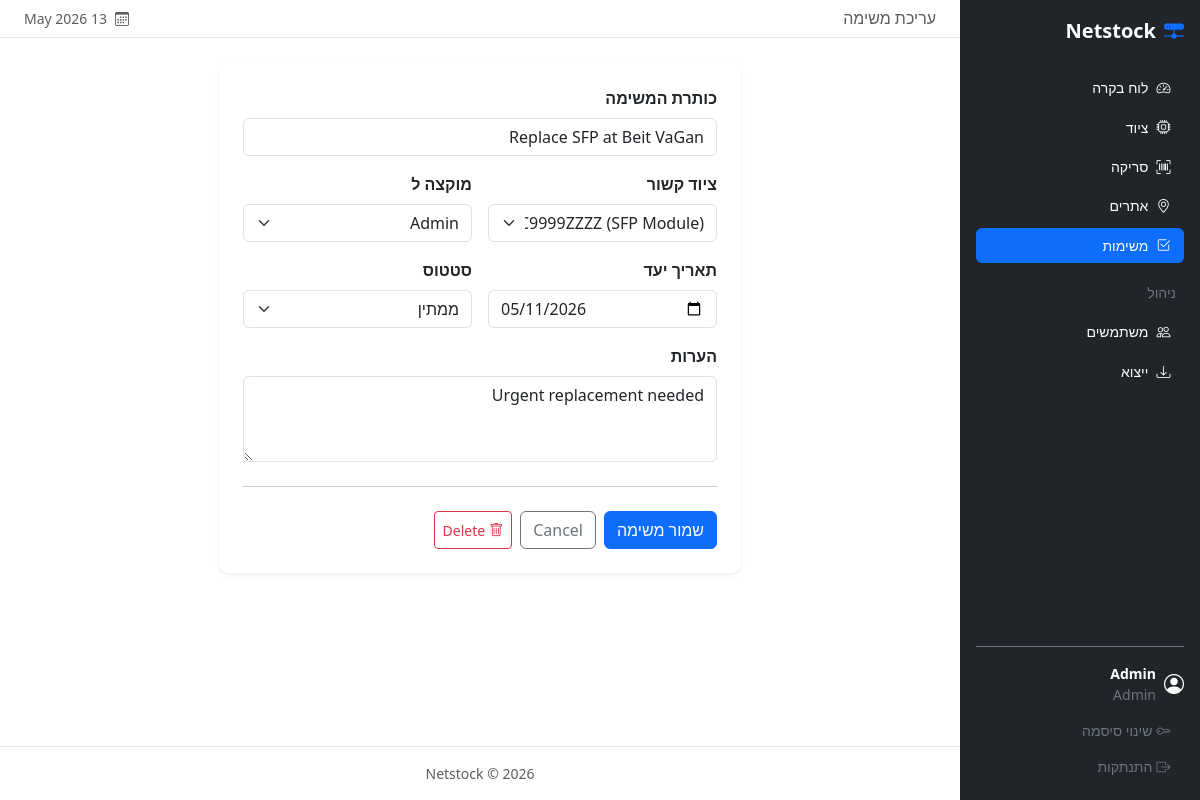
Screenshot of /tasks/1/edit (signed in) with the database file from the repository.
### app/models/user.py (models this page shows, shortened)
class User(UserMixin, db.Model):
    __tablename__ = 'users'
    id = db.Column(db.Integer, primary_key=True)
    name = db.Column(db.String(100), nullable=False)
    email = db.Column(db.String(150), unique=True, nullable=False)
    password_hash = db.Column(db.String(255), nullable=False)
    role = db.Column(db.Enum('admin', 'technician', 'viewer', name='user_role'),
                     nullable=False, default='technician')
    created_at = db.Column(db.DateTime, default=datetime.utcnow)
    assigned_assets = db.relationship('Asset', foreign_keys='Asset.assigned_to_id',
                                      backref='assignee', lazy='dynamic')
    events = db.relationship('AssetEvent', backref='performed_by_user', lazy='dynamic')
    tasks = db.relationship('Task', backref='assignee', lazy='dynamic')
    @property
    def is_admin(self):
        return self.role == 'admin'

### app/models/task.py (models this page shows, shortened)
class Task(db.Model):
    __tablename__ = 'tasks'
    STATUSES = ['pending', 'in_progress', 'done']
    STATUS_LABELS = {
        'pending': 'ממתין',
        'in_progress': 'בביצוע',
        'done': 'הושלם',
    }
    STATUS_COLORS = {
        'pending': 'warning',
        'in_progress': 'primary',
        'done': 'success',
    }
    id = db.Column(db.Integer, primary_key=True)
    title = db.Column(db.String(255), nullable=False)
    asset_id = db.Column(db.Integer, db.ForeignKey('assets.id'), nullable=True)
    assigned_to_id = db.Column(db.Integer, db.ForeignKey('users.id'), nullable=True)
    due_date = db.Column(db.Date, nullable=True)
    status = db.Column(
        db.Enum(*STATUSES, name='task_status'),
        nullable=False,
        default='pending'
    )
    notes = db.Column(db.Text)
    created_at = db.Column(db.DateTime, default=datetime.utcnow)

### app/routes/tasks.py (the view, shortened to what this page needs)
@tasks_bp.route('/<int:id>/edit', methods=['GET', 'POST'])
@login_required
def edit(id):
    task = Task.query.get_or_404(id)
    form = TaskForm(obj=task)
    form.populate_choices()
    return render_template('tasks/form.html', form=form, task=task, title='עריכת משימה')

### app/routes/tasks.py
class TaskForm(FlaskForm):
    title = StringField('כותרת המשימה', validators=[DataRequired(), Length(max=255)])
    asset_id = SelectField('ציוד קשור', coerce=int, validators=[Optional()])
    assigned_to_id = SelectField('מוקצה ל', coerce=int, validators=[Optional()])
    due_date = DateField('תאריך יעד', validators=[Optional()])
    status = SelectField('סטטוס', choices=[
        ('pending', 'ממתין'),
        ('in_progress', 'בביצוע'),
        ('done', 'הושלם'),
    ])
    notes = TextAreaField('הערות', validators=[Optional()])
    submit = SubmitField('שמור משימה')
    def populate_choices(self):
        self.asset_id.choices = _asset_choices()
        self.assigned_to_id.choices = _user_choices()

### app/models/user.py (called while the page is built)
@login_manager.user_loader
def load_user(user_id):
    return User.query.get(int(user_id))

### app/routes/tasks.py (called while the page is built)
def _asset_choices():
    assets = Asset.query.order_by(Asset.serial_number).all()
    return [(0, '— None —')] + [(a.id, f'{a.serial_number}  ({a.asset_type.name if a.asset_type else "?"})') for a in assets]

def _user_choices(include_none=True):
    users = User.query.order_by(User.name).all()
    base = [(0, '— None —')] if include_none else []
    return base + [(u.id, u.name) for u in users]

### app/templates/tasks/form.html (shortened to what this page needs)
{% extends 'base.html' %}
{% block page_title %}{{ title }}{% endblock %}
{% block content %}
<div class="row justify-content-center">
  <div class="col-lg-7">
    <div class="card border-0 shadow-sm">
      <div class="card-body p-4">
        <form method="POST" novalidate>
          <div class="mb-3">
            {{ form.title.label(class="form-label fw-semibold") }}
            {{ form.title(class="form-control" + (" is-invalid" if form.title.errors else ""),
                          placeholder="e.g. Replace SFP at Beit VaGan rack 3") }}
          </div>
          <div class="row g-3">
            <div class="col-md-6">
              {{ form.asset_id.label(class="form-label fw-semibold") }}
              {{ form.asset_id(class="form-select") }}
            </div>
            <div class="col-md-6">
              {{ form.assigned_to_id.label(class="form-label fw-semibold") }}
              {{ form.assigned_to_id(class="form-select") }}
            </div>
            <div class="col-md-6">
              {{ form.due_date.label(class="form-label fw-semibold") }}
              {{ form.due_date(class="form-control", type="date") }}
            </div>
            <div class="col-md-6">
              {{ form.status.label(class="form-label fw-semibold") }}
              {{ form.status(class="form-select") }}
            </div>
            <div class="col-12">
              {{ form.notes.label(class="form-label fw-semibold") }}
              {{ form.notes(class="form-control", rows=3, placeholder="Optional details…") }}
            </div>
          </div>
          <hr class="my-4">
          <div class="d-flex gap-2">
            {{ form.submit(class="btn btn-primary") }}
            <a href="{{ url_for('tasks.list_tasks') }}" class="btn btn-outline-secondary">Cancel</a>
            {% if task and current_user.is_admin %}
            <form method="POST" action="{{ url_for('tasks.delete', id=task.id) }}" class="ms-auto"
                  onsubmit="return confirm('Delete this task?')">
              <button type="submit" class="btn btn-outline-danger btn-sm">
                <i class="bi bi-trash me-1"></i>Delete
              </button>
            </form>
            {% endif %}
          </div>
        </form>
      </div>
    </div>
  </div>
</div>
{% endblock %}

### app/templates/base.html (shortened to what this page needs)
<!DOCTYPE html>
<html lang="he" dir="rtl">
<head>
  <link rel="stylesheet" href="https://cdn.jsdelivr.net/npm/bootstrap@5.3.3/dist/css/bootstrap.rtl.min.css" />
  <link rel="stylesheet" href="https://cdn.jsdelivr.net/npm/bootstrap-icons@1.11.3/font/bootstrap-icons.min.css" />
  <link rel="stylesheet" href="{{ url_for('static', filename='css/style.css') }}" />
</head>
<body>
<div class="d-flex">
  <nav id="sidebar" class="bg-dark text-white d-flex flex-column p-3">
    <a href="{{ url_for('main.dashboard') }}" class="navbar-brand text-white fw-bold fs-5 mb-4 d-flex align-items-center gap-2">
      <i class="bi bi-hdd-network-fill text-primary"></i> Netstock
    </a>
    <ul class="nav nav-pills flex-column gap-1 flex-grow-1">
      <li class="nav-item">
        <a href="{{ url_for('main.dashboard') }}"
           class="nav-link text-white {% if request.endpoint == 'main.dashboard' %}active{% endif %}">
          <i class="bi bi-speedometer2 me-2"></i>לוח בקרה
        </a>
      </li>
      <li class="nav-item">
        <a href="{{ url_for('assets.list_assets') }}"
           class="nav-link text-white {% if request.blueprint == 'assets' %}active{% endif %}">
          <i class="bi bi-cpu me-2"></i>ציוד
        </a>
      </li>
      <li class="nav-item">
        <a href="{{ url_for('scan.index') }}" class="nav-link text-white {% if request.blueprint == 'scan' %}active{% endif %}">
          <i class="bi bi-upc-scan me-2"></i>סריקה
        </a>
      </li>
      <li class="nav-item">
        <a href="{{ url_for('sites.list_sites') }}"
           class="nav-link text-white {% if request.blueprint == 'sites' %}active{% endif %}">
          <i class="bi bi-geo-alt me-2"></i>אתרים
        </a>
      </li>
      <li class="nav-item">
        <a href="{{ url_for('tasks.list_tasks') }}" class="nav-link text-white {% if request.blueprint == 'tasks' %}active{% endif %}">
          <i class="bi bi-check2-square me-2"></i>משימות
        </a>
      </li>
      {% if current_user.is_admin %}
      <li class="nav-item mt-2">
        <span class="nav-link text-secondary small text-uppercase px-2">ניהול</span>
      </li>
      <li class="nav-item">
        <a href="{{ url_for('admin.users') }}"
           class="nav-link text-white {% if request.endpoint == 'admin.users' or request.endpoint == 'admin.new_user' or request.endpoint == 'admin.edit_user' %}active{% endif %}">
          <i class="bi bi-people me-2"></i>משתמשים
        </a>
      </li>
      <li class="nav-item">
        <a href="{{ url_for('admin.export') }}"
           class="nav-link text-white {% if request.endpoint == 'admin.export' %}active{% endif %}">
          <i class="bi bi-download me-2"></i>ייצוא
        </a>
      </li>
      {% endif %}
    </ul>
    <div class="mt-auto border-top border-secondary pt-3">
      <div class="d-flex align-items-center gap-2 mb-2 small text-secondary">
        <i class="bi bi-person-circle fs-5 text-white"></i>
        <div>
          <div class="text-white fw-semibold">{{ current_user.name }}</div>
          <div class="text-capitalize">{{ current_user.role }}</div>
        </div>
      </div>
      <a href="{{ url_for('auth.change_password') }}" class="nav-link text-secondary small">
        <i class="bi bi-key me-1"></i>שינוי סיסמה
      </a>
      <a href="{{ url_for('auth.logout') }}" class="nav-link text-secondary small">
        <i class="bi bi-box-arrow-right me-1"></i>התנתקות
      </a>
    </div>
  </nav>
  <div class="flex-grow-1 d-flex flex-column min-vh-100">
    <header class="bg-white border-bottom px-4 py-2 d-flex align-items-center justify-content-between sticky-top">
      <h6 class="mb-0 text-muted fw-normal">{% block page_title %}{% endblock %}</h6>
      <div class="d-flex align-items-center gap-2 small text-muted">
        <i class="bi bi-calendar3"></i>{{ now.strftime('%d %b %Y') }}
      </div>
    </header>
    <main class="flex-grow-1 p-4">
      {% block content %}{% endblock %}
    </main>
    <footer class="text-center text-muted small py-3 border-top">
      Netstock &copy; {{ now.year }}
    </footer>
  </div>
</div>
</body>
</html>

### app/static/css/style.css (style rules this page uses)
#sidebar { width: 240px; min-height: 100vh; position: sticky; top: 0; height: 100vh; overflow-y: auto; flex-shrink: 0; }
#sidebar .nav-link { border-radius: 6px; font-size: 0.875rem; padding: 0.45rem 0.85rem; transition: background-color 0.15s; }
#sidebar .nav-link.active { background-color: var(--bs-primary); }
.card { border-radius: 10px; }

### rows the page displays
User: name "Admin", role "Admin"
Task: title "Replace SFP at Beit VaGan", asset_id "FOC9999ZZZZ (SFP Module)", assigned_to_id "Admin", due_date "05/11/2026", status "ממתין", notes "Urgent replacement needed"

### other values shown
{{ title }} "עריכת משימה"
